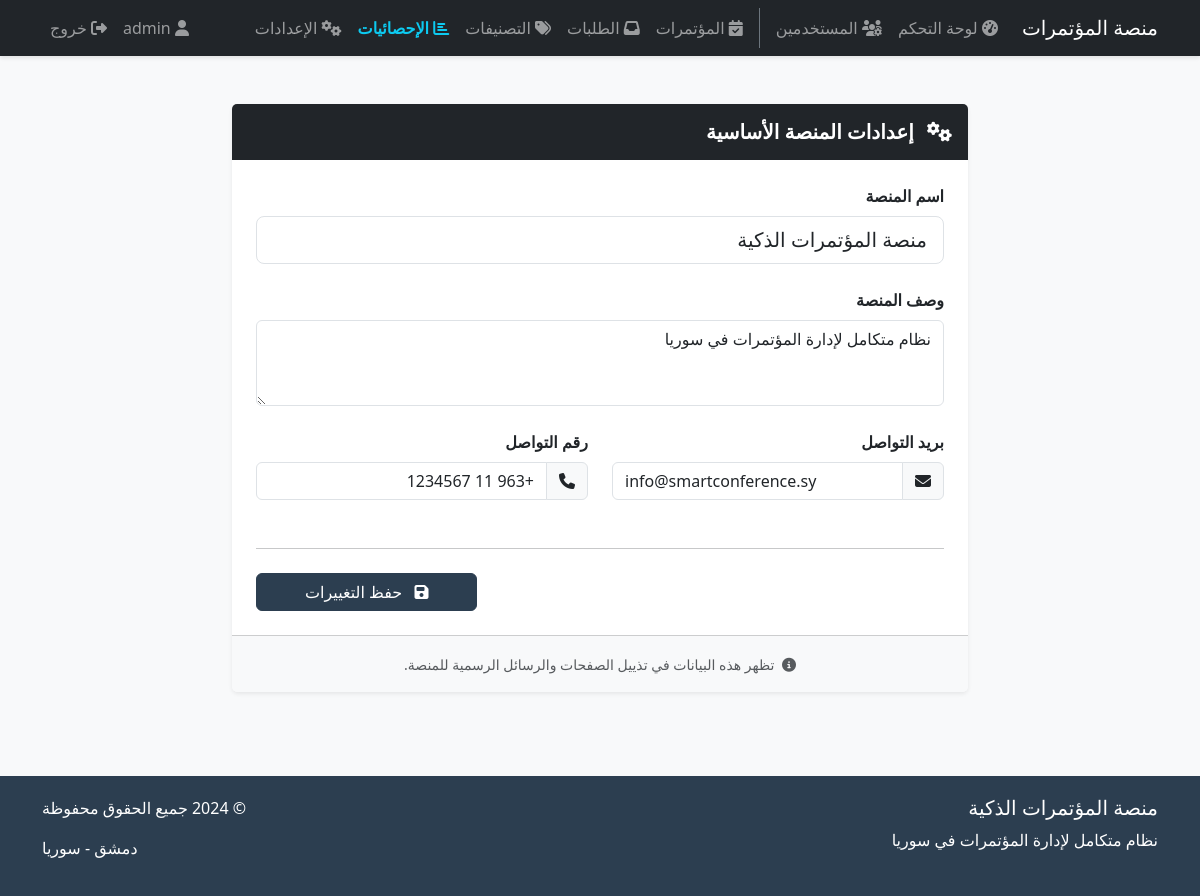
/conference/settings/ (signed in), run on the app's committed database.
### conference/models.py (models this page shows, shortened)
class SystemSetting(models.Model):
    key = models.CharField(max_length=100, unique=True)
    value = models.TextField()
    description = models.TextField(blank=True)
    updated_at = models.DateTimeField(auto_now=True)
    updated_by = models.ForeignKey(User, on_delete=models.SET_NULL, null=True)

### conference/views.py (the view, shortened to what this page needs)
# urls.py: path('settings/', views.system_settings, name='system_settings'),
@login_required
def system_settings(request):
    try:
        if request.user.userprofile.user_type != 'admin':
            messages.error(request, 'ليس لديك صلاحية للوصول إلى هذه الصفحة')
            return redirect('home')
    except UserProfile.DoesNotExist:
        messages.error(request, 'يرجى تحديث الملف الشخصي')
        return redirect('home')
    required_settings = {
        'site_name': 'اسم المنصة',
        'site_description': 'وصف المنصة',
        'contact_email': 'بريد التواصل',
        'contact_phone': 'رقم التواصل'
    }
    settings_data = {s.key: s.value for s in SystemSetting.objects.filter(key__in=required_settings.keys())}
    context = {
        'settings': settings_data,
        'labels': required_settings
    }
    return render(request, 'dashboard/settings.html', context)

### templates/dashboard/settings.html (shortened to what this page needs)
{% extends 'base.html' %}
{% block content %}
<div class="row justify-content-center">
    <div class="col-md-8">
        <div class="card shadow-sm border-0">
            <div class="card-header bg-dark text-white py-3">
                <h5 class="mb-0 fw-bold"><i class="fas fa-cogs me-2"></i> إعدادات المنصة الأساسية</h5>
            </div>
            <div class="card-body p-4">
                <form method="POST">
                    <div class="mb-4">
                        <label class="form-label fw-bold">اسم المنصة</label>
                        <input type="text" name="site_name" class="form-control form-control-lg"
                               value="{{ settings.site_name|default:'' }}" placeholder="مثال: منصة المؤتمرات الذكية">
                    </div>
                    <div class="mb-4">
                        <label class="form-label fw-bold">وصف المنصة</label>
                        <textarea name="site_description" class="form-control" rows="3"
                                  placeholder="أدخل وصفاً موجزاً للمنصة">{{ settings.site_description|default:'' }}</textarea>
                    </div>
                    <div class="row">
                        <div class="col-md-6 mb-4">
                            <label class="form-label fw-bold">بريد التواصل</label>
                            <div class="input-group">
                                <span class="input-group-text"><i class="fas fa-envelope"></i></span>
                                <input type="email" name="contact_email" class="form-control"
                                       value="{{ settings.contact_email|default:'' }}" placeholder="info@example.com">
                            </div>
                        </div>
                        <div class="col-md-6 mb-4">
                            <label class="form-label fw-bold">رقم التواصل</label>
                            <div class="input-group">
                                <span class="input-group-text"><i class="fas fa-phone"></i></span>
                                <input type="text" name="contact_phone" class="form-control"
                                       value="{{ settings.contact_phone|default:'' }}" placeholder="09xxxxxxxx">
                            </div>
                        </div>
                    </div>
                    <hr class="my-4">
                    <div class="d-grid gap-2 d-md-flex justify-content-md-end">
                        <button type="submit" class="btn btn-primary px-5">
                            <i class="fas fa-save me-2"></i> حفظ التغييرات
                        </button>
                    </div>
                </form>
            </div>
            <div class="card-footer bg-light text-center py-3">
                <small class="text-muted"><i class="fas fa-info-circle me-1"></i> تظهر هذه البيانات في تذييل الصفحات والرسائل الرسمية للمنصة.</small>
            </div>
        </div>
    </div>
</div>
{% endblock %}

### templates/base.html (shortened to what this page needs)
<!DOCTYPE html>
<html lang="ar" dir="rtl">
<head>
    <link href="https://cdn.jsdelivr.net/npm/bootstrap@5.3.0/dist/css/bootstrap.rtl.min.css" rel="stylesheet">
    <link rel="stylesheet" href="https://cdnjs.cloudflare.com/ajax/libs/font-awesome/6.4.0/css/all.min.css">
</head>
<body>
    <nav class="navbar navbar-expand-lg navbar-dark bg-dark mb-4">
    <div class="container">
        <a class="navbar-brand" href="{% url 'home' %}">منصة المؤتمرات</a>
        <div class="collapse navbar-collapse" id="navbarNav">
            <ul class="navbar-nav me-auto">
                <li class="nav-item">
                    <a class="nav-link" href="{% url 'admin_dashboard' %}"><i class="fas fa-tachometer-alt"></i> لوحة التحكم</a>
                </li>
                {% if user.userprofile.user_type == 'admin' %}
                <li class="nav-item">
                    <a class="nav-link" href="{% url 'manage_users' %}"><i class="fas fa-users-cog"></i> المستخدمين</a>
                </li>
                <li class="nav-item border-start border-secondary ms-2 ps-2">
                    <a class="nav-link" href="{% url 'conferences_list' %}"><i class="fas fa-calendar-check"></i> المؤتمرات</a>
                </li>
                <li class="nav-item">
                    <a class="nav-link" href="{% url 'conference_requests' %}"><i class="fas fa-inbox"></i> الطلبات</a>
                </li>
                <li class="nav-item">
                    <a class="nav-link" href="{% url 'manage_categories' %}"><i class="fas fa-tags"></i> التصنيفات</a>
                </li>
                <li class="nav-item">
                    <a class="nav-link fw-bold text-info" href="{% url 'platform_statistics' %}"><i class="fas fa-chart-bar"></i> الإحصائيات</a>
                </li>
                <li class="nav-item">
                    <a class="nav-link" href="{% url 'system_settings' %}"><i class="fas fa-cogs"></i> الإعدادات</a>
                </li>
                {% endif %}
            </ul>
            <ul class="navbar-nav ms-auto">
                {% if user.is_authenticated %}
                <li class="nav-item">
                    <a class="nav-link" href="{% url 'user_profile' %}"><i class="fas fa-user"></i> {{ user.username }}</a>
                </li>
                <li class="nav-item">
                    <a class="nav-link" href="{% url 'logout' %}"><i class="fas fa-sign-out-alt"></i> خروج</a>
                </li>
                {% else %}
                <li class="nav-item">
                    <a class="nav-link" href="{% url 'login' %}">دخول</a>
                </li>
                {% endif %}
            </ul>
        </div>
    </div>
</nav>
    <main class="container py-4">
        {% block content %}{% endblock %}
    </main>
    <footer class="footer">
        <div class="container">
            <div class="row">
                <div class="col-md-6">
                    <h5>منصة المؤتمرات الذكية</h5>
                    <p>نظام متكامل لإدارة المؤتمرات في سوريا</p>
                </div>
                <div class="col-md-6 text-end">
                    <p>&copy; 2024 جميع الحقوق محفوظة</p>
                    <p>دمشق - سوريا</p>
                </div>
            </div>
        </div>
    </footer>
</body>
</html>

### templates/base.html (style rules this page uses)
body { font-family: 'Segoe UI', Tahoma, Geneva, Verdana, sans-serif; background-color: #f8f9fa; }
.navbar { box-shadow: 0 2px 4px rgba(0,0,0,.1); }
.card { border: none; box-shadow: 0 0 15px rgba(0,0,0,0.1); margin-bottom: 20px; }
.card-header { background-color: #2c3e50; color: white; border-bottom: none; }
.btn-primary { background-color: #2c3e50; border-color: #2c3e50; }
.footer { background-color: #2c3e50; color: white; padding: 20px 0; margin-top: 40px; }

### data on the page
SystemSetting: site_name "منصة المؤتمرات الذكية"
SystemSetting: site_description "نظام متكامل لإدارة المؤتمرات في سوريا"
SystemSetting: contact_email "info@smartconference.sy"
SystemSetting: contact_phone "+963 11 1234567"

### other printed values
{{ user.username }} "admin"
